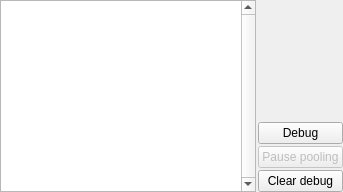
         <widget class="QWidget" name="tabDebug">
          <attribute name="title">
           <string>Debug</string>
          </attribute>
          <layout class="QHBoxLayout" name="horizontalLayout_18">
           <property name="spacing">
            <number>2</number>
           </property>
           <property name="leftMargin">
            <number>0</number>
           </property>
           <property name="topMargin">
            <number>0</number>
           </property>
           <property name="rightMargin">
            <number>0</number>
           </property>
           <property name="bottomMargin">
            <number>0</number>
           </property>
           <item>
            <widget class="QTextEdit" name="txtDebugOutput">
             <property name="minimumSize">
              <size>
               <width>0</width>
               <height>0</height>
              </size>
             </property>
             <property name="font">
              <font>
               <family>Monospace</family>
              </font>
             </property>
             <property name="verticalScrollBarPolicy">
              <enum>Qt::ScrollBarAlwaysOn</enum>
             </property>
             <property name="lineWrapMode">
              <enum>QTextEdit::NoWrap</enum>
             </property>
            </widget>
           </item>
           <item>
            <widget class="QWidget" name="widget" native="true">
             <layout class="QVBoxLayout" name="verticalLayout_13">
              <property name="spacing">
               <number>2</number>
              </property>
              <property name="leftMargin">
               <number>0</number>
              </property>
              <property name="topMargin">
               <number>0</number>
              </property>
              <property name="rightMargin">
               <number>0</number>
              </property>
              <property name="bottomMargin">
               <number>0</number>
              </property>
              <item>
               <spacer name="verticalSpacer_3">
                <property name="orientation">
                 <enum>Qt::Vertical</enum>
                </property>
                <property name="sizeHint" stdset="0">
                 <size>
                  <width>20</width>
                  <height>13</height>
                 </size>
                </property>
               </spacer>
              </item>
              <item>
               <widget class="QPushButton" name="btnDebug">
                <property name="text">
                 <string>Debug</string>
                </property>
                <property name="checkable">
                 <bool>true</bool>
                </property>
                <property name="checked">
                 <bool>false</bool>
                </property>
               </widget>
              </item>
              <item>
               <widget class="QPushButton" name="btnPausePooling">
                <property name="enabled">
                 <bool>false</bool>
                </property>
                <property name="text">
                 <string>Pause pooling</string>
                </property>
                <property name="checkable">
                 <bool>true</bool>
                </property>
               </widget>
              </item>
              <item>
               <widget class="QPushButton" name="btnClearDebug">
                <property name="text">
                 <string>Clear debug</string>
                </property>
               </widget>
              </item>
             </layout>
            </widget>
           </item>
          </layout>
         </widget>
